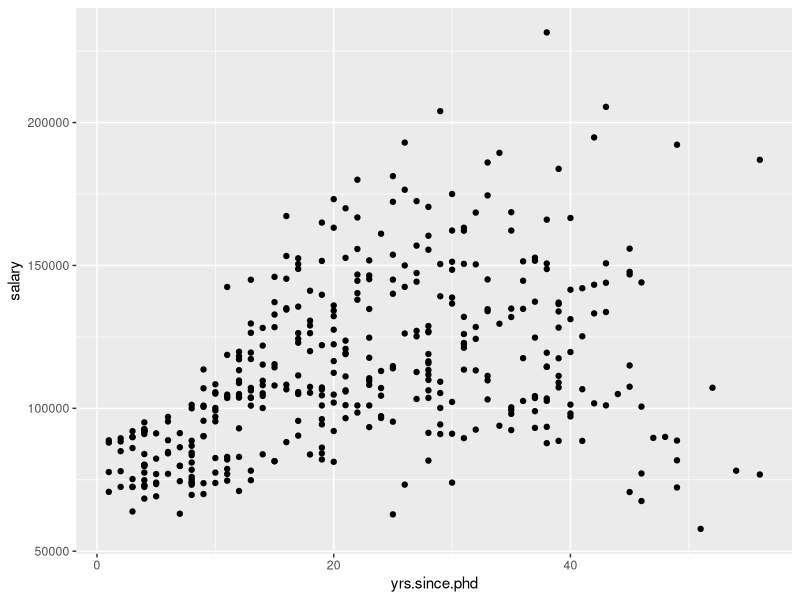
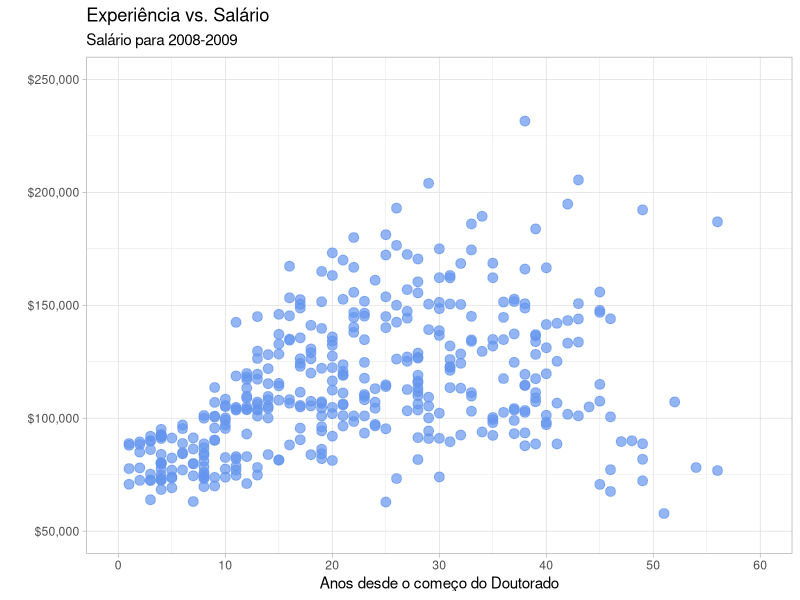
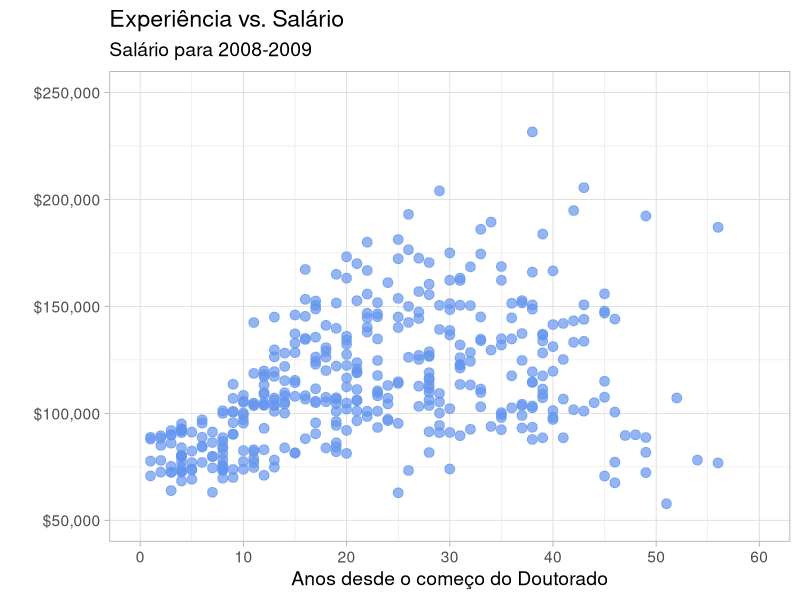
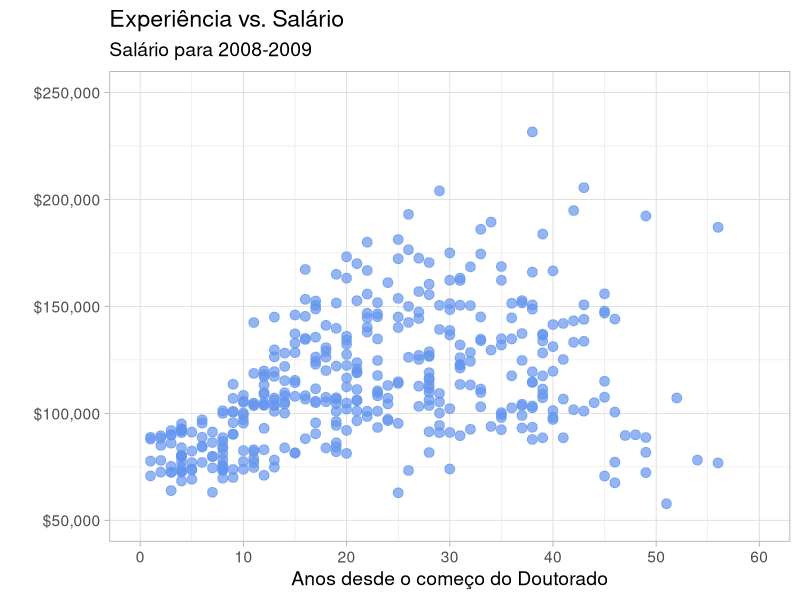
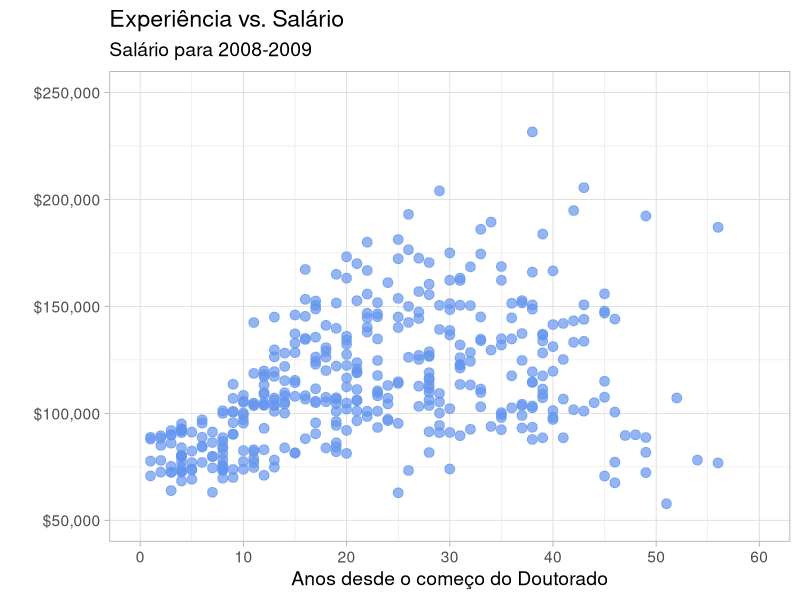
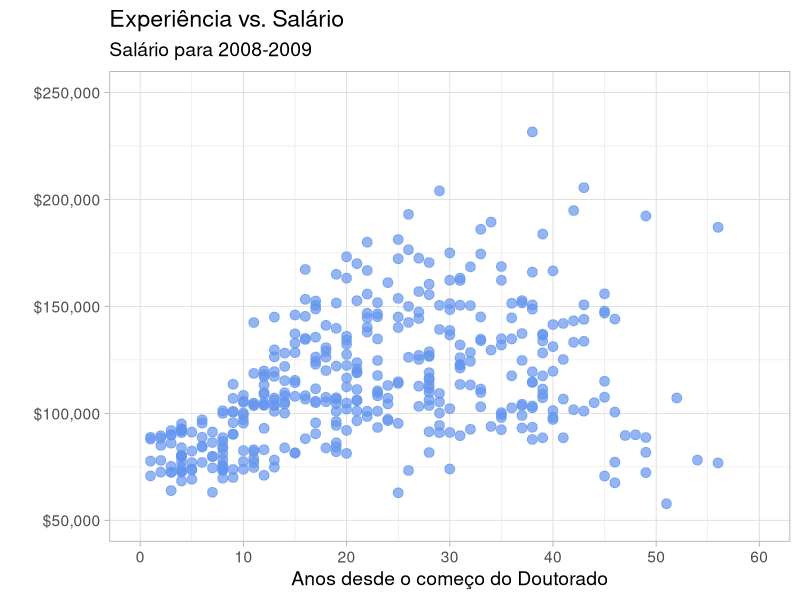

Reproduce these figures in R, in order.
## ---- chunk 1
knitr::opts_chunk$set(echo = TRUE)
## ---- chunk 2
library(tidyverse) 
library(ggthemes)
## ---- chunk 3
data(Salaries, package="carData")
## ---- chunk 4
ggplot(Salaries, 
       aes(x = yrs.since.phd, 
           y = salary)) +
  geom_point()
## ---- chunk 5
ggplot(Salaries, 
       aes(x = yrs.since.phd, 
           y = salary)) +
  geom_point(color="cornflowerblue", 
             size = 3, 
             alpha=.7) +
  #theme_minimal() +
  theme_light() +
  
  scale_y_continuous(label = scales::dollar, 
                     limits = c(50000, 250000)) +
  scale_x_continuous(breaks = seq(0, 60, 10), 
                     limits=c(0, 60)) + 
  labs(x = "Anos desde o começo do Doutorado",
       y = "",
       title = "Experiência vs. Salário",
       subtitle = "Salário para 2008-2009")
#ggsave("figura1.pdf") 
## ---- chunk 6
ggplot(Salaries, 
       aes(x = yrs.since.phd, 
           y = salary)) +
  geom_point(color="cornflowerblue", 
             size = 3, 
             alpha=.7) +
  #theme_minimal() +
  theme_light(base_size = 14) +
  
  scale_y_continuous(label = scales::dollar, 
                     limits = c(50000, 250000)) +
  scale_x_continuous(breaks = seq(0, 60, 10), 
                     limits=c(0, 60)) + 
  labs(x = "Anos desde o começo do Doutorado",
       y = "",
       title = "Experiência vs. Salário",
       subtitle = "Salário para 2008-2009")
ggsave("figura1.pdf") 
## ---- chunk 7
ggplot(Salaries, 
       aes(x = yrs.since.phd, 
           y = salary)) +
  geom_point(color="cornflowerblue", 
             size = 3, 
             alpha=.7) +
  #theme_minimal() +
  theme_light(base_size = 14) +
  
  scale_y_continuous(label = scales::dollar, 
                     limits = c(50000, 250000)) +
  scale_x_continuous(breaks = seq(0, 60, 10), 
                     limits=c(0, 60)) + 
  labs(x = "Anos desde o começo do Doutorado",
       y = "",
       title = "Experiência vs. Salário",
       subtitle = "Salário para 2008-2009")

ggsave("figura2.png") 
## ---- chunk 8
df <- read_csv2("bairros_rio_eleicao_2008.csv")
